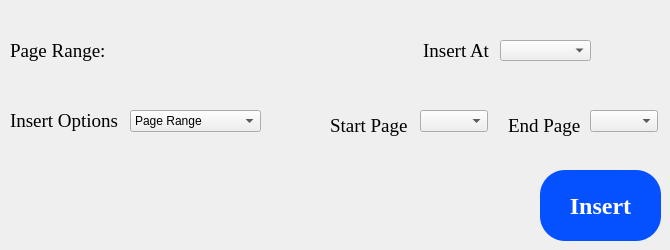
    <widget class="QWidget" name="insert_page">
     <property name="font">
      <font>
       <pointsize>9</pointsize>
       <bold>false</bold>
      </font>
     </property>
     <widget class="QWidget" name="widget_range_show_2" native="true">
      <property name="geometry">
       <rect>
        <x>10</x>
        <y>30</y>
        <width>641</width>
        <height>40</height>
       </rect>
      </property>
      <widget class="QLabel" name="page_range_insert">
       <property name="geometry">
        <rect>
         <x>0</x>
         <y>10</y>
         <width>231</width>
         <height>22</height>
        </rect>
       </property>
       <property name="font">
        <font>
         <family>Times New Roman</family>
         <pointsize>14</pointsize>
        </font>
       </property>
       <property name="focusPolicy">
        <enum>Qt::FocusPolicy::WheelFocus</enum>
       </property>
       <property name="text">
        <string>Page Range: </string>
       </property>
      </widget>
      <widget class="QLabel" name="insert_at">
       <property name="geometry">
        <rect>
         <x>388</x>
         <y>10</y>
         <width>91</width>
         <height>22</height>
        </rect>
       </property>
       <property name="font">
        <font>
         <family>Times New Roman</family>
         <pointsize>14</pointsize>
        </font>
       </property>
       <property name="layoutDirection">
        <enum>Qt::LayoutDirection::LeftToRight</enum>
       </property>
       <property name="text">
        <string>Insert At</string>
       </property>
       <property name="alignment">
        <set>Qt::AlignmentFlag::AlignRight|Qt::AlignmentFlag::AlignTrailing|Qt::AlignmentFlag::AlignVCenter</set>
       </property>
      </widget>
      <widget class="QComboBox" name="insert_at_dropdown">
       <property name="geometry">
        <rect>
         <x>490</x>
         <y>10</y>
         <width>91</width>
         <height>21</height>
        </rect>
       </property>
       <property name="cursor">
        <cursorShape>PointingHandCursor</cursorShape>
       </property>
      </widget>
     </widget>
     <widget class="QWidget" name="widget_5" native="true">
      <property name="geometry">
       <rect>
        <x>10</x>
        <y>80</y>
        <width>281</width>
        <height>80</height>
       </rect>
      </property>
      <widget class="QLabel" name="label_4">
       <property name="geometry">
        <rect>
         <x>0</x>
         <y>20</y>
         <width>111</width>
         <height>41</height>
        </rect>
       </property>
       <property name="font">
        <font>
         <family>Times New Roman</family>
         <pointsize>14</pointsize>
        </font>
       </property>
       <property name="text">
        <string>Insert Options</string>
       </property>
      </widget>
      <widget class="QComboBox" name="Insert_options_dropdown">
       <property name="geometry">
        <rect>
         <x>120</x>
         <y>30</y>
         <width>131</width>
         <height>22</height>
        </rect>
       </property>
       <item>
        <property name="text">
         <string>Page Range</string>
        </property>
       </item>
       <item>
        <property name="text">
         <string>Whole Document</string>
        </property>
       </item>
       <item>
        <property name="text">
         <string>Single Page</string>
        </property>
       </item>
      </widget>
     </widget>
     <widget class="QWidget" name="widget_start_end_insert" native="true">
      <property name="geometry">
       <rect>
        <x>310</x>
        <y>100</y>
        <width>351</width>
        <height>51</height>
       </rect>
      </property>
      <widget class="QLabel" name="label_10">
       <property name="geometry">
        <rect>
         <x>20</x>
         <y>10</y>
         <width>81</width>
         <height>31</height>
        </rect>
       </property>
       <property name="font">
        <font>
         <family>Times New Roman</family>
         <pointsize>14</pointsize>
        </font>
       </property>
       <property name="text">
        <string>Start Page</string>
       </property>
      </widget>
      <widget class="QLabel" name="label_13">
       <property name="geometry">
        <rect>
         <x>198</x>
         <y>10</y>
         <width>81</width>
         <height>31</height>
        </rect>
       </property>
       <property name="font">
        <font>
         <family>Times New Roman</family>
         <pointsize>14</pointsize>
        </font>
       </property>
       <property name="text">
        <string>End Page</string>
       </property>
      </widget>
      <widget class="QComboBox" name="start_page_dropdown">
       <property name="geometry">
        <rect>
         <x>110</x>
         <y>10</y>
         <width>68</width>
         <height>22</height>
        </rect>
       </property>
      </widget>
      <widget class="QComboBox" name="end_page_dropdown">
       <property name="geometry">
        <rect>
         <x>280</x>
         <y>10</y>
         <width>68</width>
         <height>22</height>
        </rect>
       </property>
      </widget>
     </widget>
     <widget class="QPushButton" name="insert_button">
      <property name="geometry">
       <rect>
        <x>540</x>
        <y>170</y>
        <width>121</width>
        <height>71</height>
       </rect>
      </property>
      <property name="font">
       <font>
        <family>Times New Roman</family>
        <pointsize>18</pointsize>
        <bold>true</bold>
       </font>
      </property>
      <property name="cursor">
       <cursorShape>PointingHandCursor</cursorShape>
      </property>
      <property name="styleSheet">
       <string notr="true">background-color:rgb(5, 80, 255);
color:white;
border-radius:25px;
</string>
      </property>
      <property name="text">
       <string>Insert</string>
      </property>
      <property name="checkable">
       <bool>true</bool>
      </property>
      <property name="autoExclusive">
       <bool>true</bool>
      </property>
     </widget>
    </widget>
